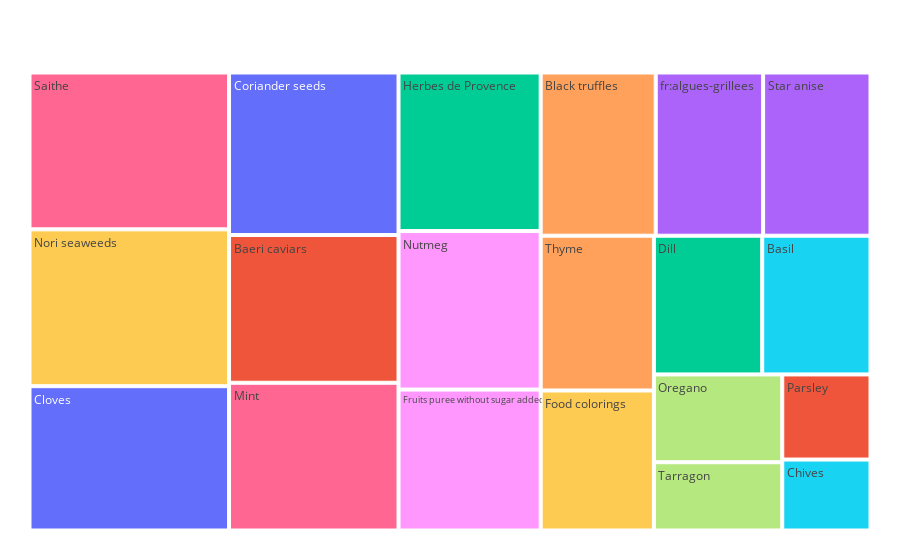

Notebook code cell kept with this figure:
### Code cell
bottom20 = sort.tail(20)

fig = px.treemap(bottom20, path = ['main_category_en'], values='quantity',
                  color='main_category_en')
fig.update_layout(margin = dict(t=50, l=25, r=25, b=25))
fig.show()

### Figure 1 — Plotly figure (JSON) as saved in the notebook; plotly's stock layout.template omitted (floating-point values rounded to 4 significant figures)
{"data": [{"branchvalues": "total", "customdata": [["Cloves"], ["Parsley"], ["Herbes de Provence"], ["fr:algues-grillees"], ["Black truffles"], ["Chives"], ["Saithe"], ["Oregano"], ["Fruits puree without sugar added"], ["Food colorings"], ["Coriander seeds"], ["Baeri caviars"], ["Dill"], ["Star anise"], ["Thyme"], ["Basil"], ["Mint"], ["Tarragon"], ["Nutmeg"], ["Nori seaweeds"]], "domain": {"x": [0, 1], "y": [0, 1]}, "hovertemplate": "labels=%{label}<br>quantity=%{value}<br>parent=%{parent}<br>id=%{id}<br>main_category_en=%{customdata[0]}<extra></extra>", "ids": ["Cloves", "Parsley", "Herbes de Provence", "fr:algues-grillees", "Black truffles", "Chives", "Saithe", "Oregano", "Fruits puree without sugar added", "Food colorings", "Coriander seeds", "Baeri caviars", "Dill", "Star anise", "Thyme", "Basil", "Mint", "Tarragon", "Nutmeg", "Nori seaweeds"], "labels": ["Cloves", "Parsley", "Herbes de Provence", "fr:algues-grillees", "Black truffles", "Chives", "Saithe", "Oregano", "Fruits puree without sugar added", "Food colorings", "Coriander seeds", "Baeri caviars", "Dill", "Star anise", "Thyme", "Basil", "Mint", "Tarragon", "Nutmeg", "Nori seaweeds"], "marker": {"colors": ["#636efa", "#EF553B", "#00cc96", "#ab63fa", "#FFA15A", "#19d3f3", "#FF6692", "#B6E880", "#FF97FF", "#FECB52", "#636efa", "#EF553B", "#00cc96", "#ab63fa", "#FFA15A", "#19d3f3", "#FF6692", "#B6E880", "#FF97FF", "#FECB52"]}, "name": "", "parents": ["", "", "", "", "", "", "", "", "", "", "", "", "", "", "", "", "", "", "", ""], "type": "treemap", "values": [23, 6, 18, 14, 15, 5, 25, 9, 16, 12.67, 22, 20, 12, 14, 14, 12, 20, 7, 18, 25]}], "layout": {"legend": {"tracegroupgap": 0}, "margin": {"b": 25, "l": 25, "r": 25, "t": 50}}}
